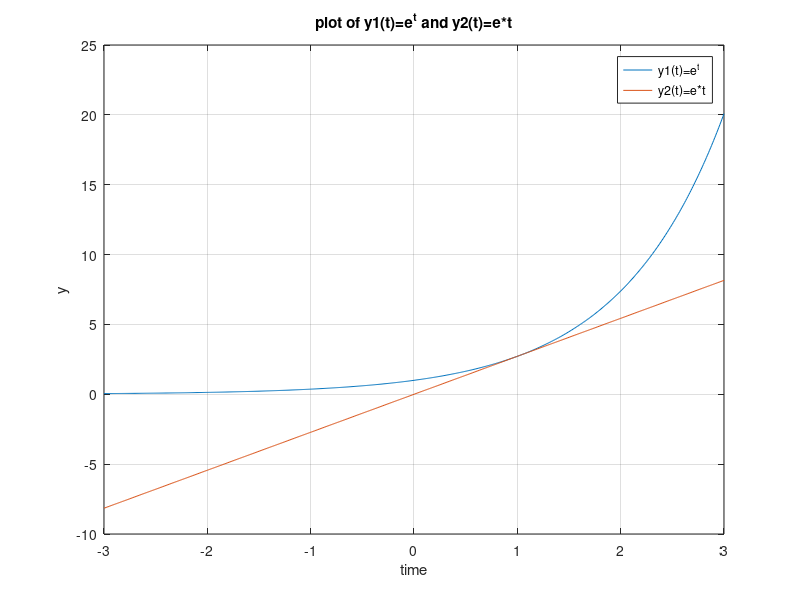

The MATLAB script that drew this image: (Note: this script raises an error after producing the figure.)
t = -3.0:0.01:3.0;

y1=exp(t);
y2=exp(1)*t;

plot(t,y1,t, y2);
legend("y1(t)=e^{t}", "y2(t)=e*t")

grid on;
title("plot of y1(t)=e^{t} and y2(t)=e*t");
xlabel("time");
ylabel("y");

[rows,cols] = size(t);
for i=1:cols
    if(y1(1,i) == y2(1,i))
        result = "when t = " + t(1,i) + ", y1 = " + y1(1,i) + " and y2 = " + y2(1,i);
        disp(result)
    end
end
